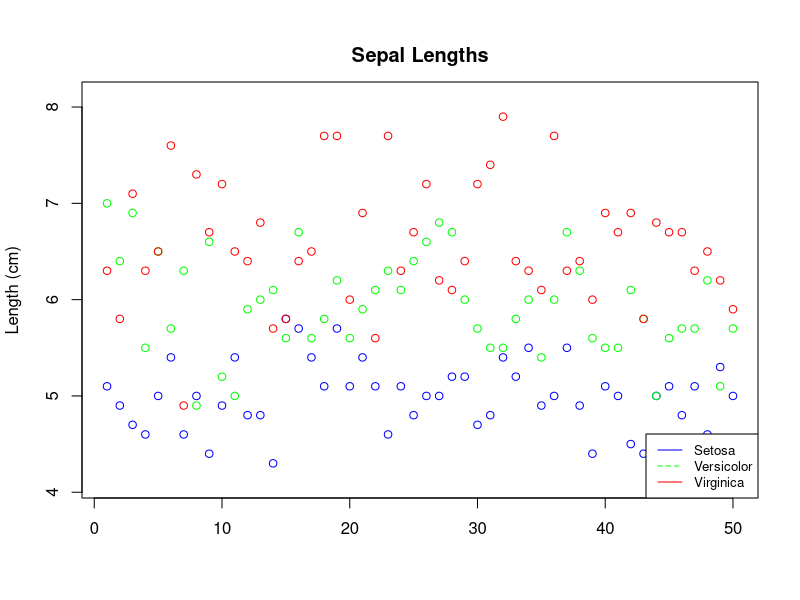
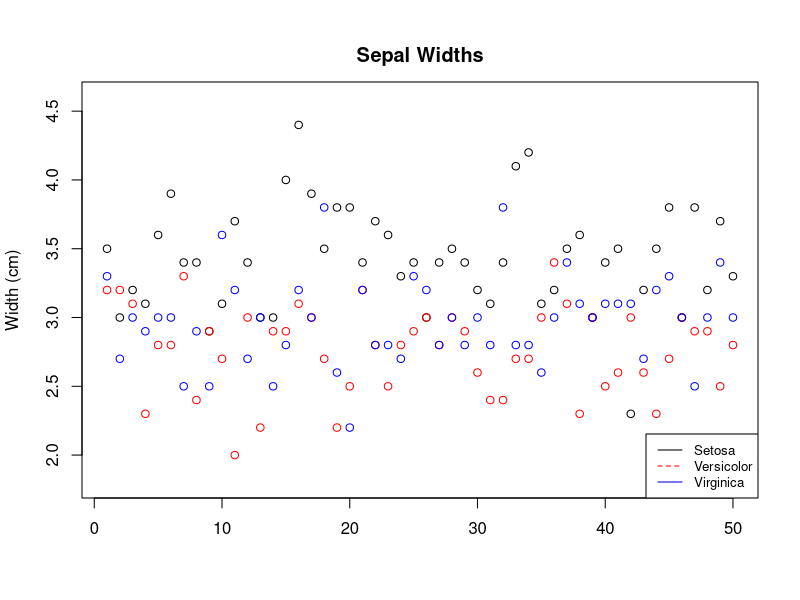
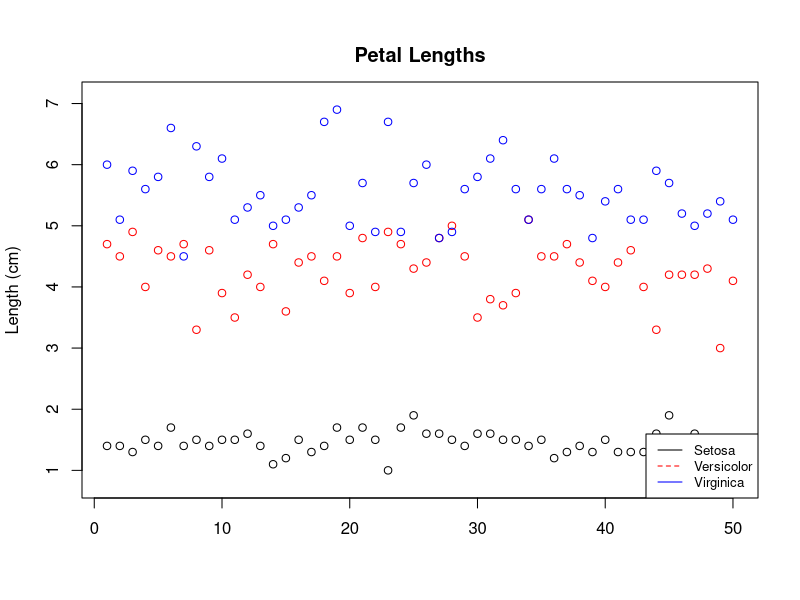
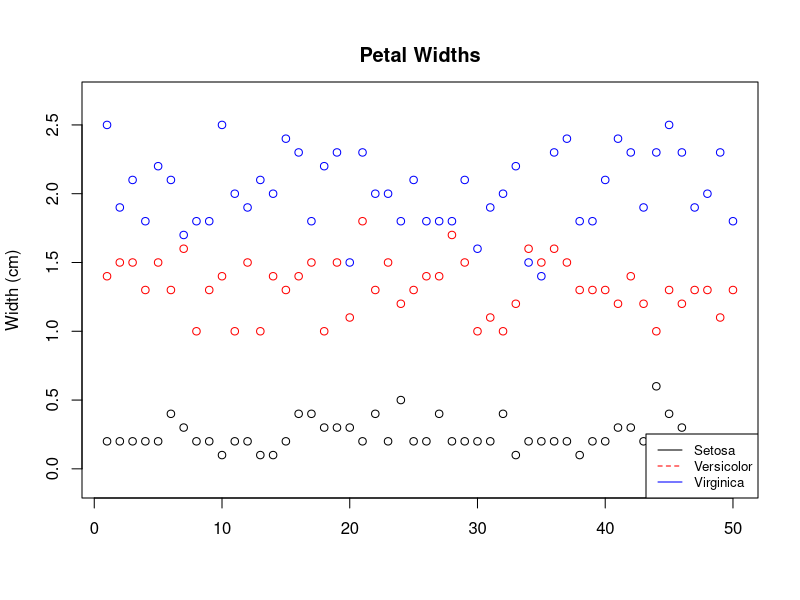

These charts were generated, in order, by the following R code:
# Load packages
library(dplyr)

# Load data
data(iris)
summary(iris)

# Split dataset into different species
#setosa, virginica, versicolor
names(iris) <- tolower(names(iris))
setosa <- filter(iris, species == 'setosa')
virginica <- filter(iris, species == 'virginica')
versicolor <- filter(iris, species == 'versicolor')

# Split species into petal & sepal length/width
setosa.sepal.length = setosa$sepal.length
setosa.sepal.width = setosa$sepal.width
setosa.petal.length = setosa$petal.length
setosa.petal.width = setosa$petal.width
versicolor.sepal.length = versicolor$sepal.length
versicolor.sepal.width = versicolor$sepal.width
versicolor.petal.length = versicolor$petal.length
versicolor.petal.width = versicolor$petal.width
virginica.sepal.length = virginica$sepal.length
virginica.sepal.width = virginica$sepal.width
virginica.petal.length = virginica$petal.length
virginica.petal.width = virginica$petal.width

#plot(setosa)
#plot(setosa$petal.length, setosa$petal.width)
# Colors:
# Setosa  Versicolor  Virginica
# Blue    Green       Red

# PLOTS:
# Plot sepal lengths
png('sepal_length.png')
plot(setosa.sepal.length, col='blue', xlab='', ylab='Length (cm)', ylim=c(4.1, 8.1))
points(versicolor.sepal.length, col='green')
points(virginica.sepal.length, col='red')
legend('bottomright', legend=c('Setosa', 'Versicolor', 'Virginica'), col=c('blue', 'green', 'red'), lty = 1:2, cex = 0.8) 
title('Sepal Lengths', line=1)
dev.off()

# plot sepal widths
png('sepal_width.png')
plot(setosa.sepal.width, col='black', xlab='', ylab='Width (cm)', ylim=c(1.8, 4.6))
points(versicolor.sepal.width, col='red')
points(virginica.sepal.width, col='blue')
legend('bottomright', legend=c('Setosa', 'Versicolor', 'Virginica'), col=c('black', 'red', 'blue'), lty = 1:2, cex = 0.8) 
title('Sepal Widths', line=1)
dev.off()

# Plot petal lengths
png('petal_length.png')
plot(setosa.petal.length, col='black', xlab='', ylab='Length (cm)', ylim=c(0.8, 7.1))
points(versicolor.petal.length, col='red')
points(virginica.petal.length, col='blue')
legend('bottomright', legend=c('Setosa', 'Versicolor', 'Virginica'), col=c('black', 'red', 'blue'), lty = 1:2, cex = 0.8) 
title('Petal Lengths', line=1)
dev.off()

# plot petal widths
png('petal_width.png')
plot(setosa.petal.width, col='black', xlab='', ylab='Width (cm)', ylim=c(-0.1, 2.7))
points(versicolor.petal.width, col='red')
points(virginica.petal.width, col='blue')
legend('bottomright', legend=c('Setosa', 'Versicolor', 'Virginica'), col=c('black', 'red', 'blue'), lty = 1:2, cex = 0.8) 
title('Petal Widths', line=1)
dev.off()
